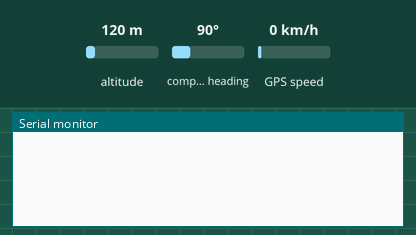
Recording of a sketch running on a simulated Arduino Uno, built with avr-gcc and run on an emulated ATmega328P. Parts: the last lines printed to the serial monitor. Inputs (shaded band) come from the test bench; at power-on: altitude 120 m, compass heading 90°, GPS speed 0 km/h. The GPS gets a fix after 3 s at 37.7749, -122.4194 with 8 satellites.

Above: at 2.2 s.
2.3 s: altitude set to 20 m
At 4.6 s:
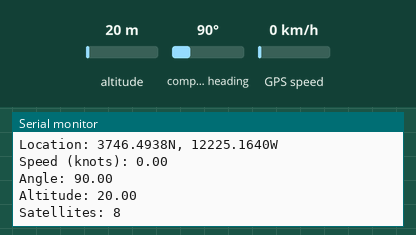
5.5 s: compass heading set to 7°
7.0 s: GPS speed set to 2 km/h
At 8.9 s:
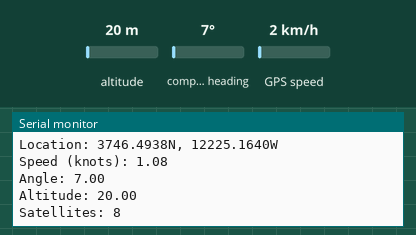

The sketch:

ReadingGPSData.ino
```cpp
#include <Adafruit_GPS.h>

#include <SoftwareSerial.h>

SoftwareSerial gps_talk(9,10);

Adafruit_GPS GPS(&gps_talk);

String NMEA1;
String NMEA2;
char c;


void setup() {
  // put your setup code here, to run once:
  Serial.begin(115200);
  gps_talk.begin(9600);

  GPS.sendCommand("$PGCMD,33,0*6D"); // sending a command to turn off antenna update data.
  GPS.sendCommand(PMTK_SET_NMEA_UPDATE_10HZ); // setupdate rate to 10hz (speed of operation)

  GPS.sendCommand(PMTK_SET_NMEA_OUTPUT_RMCGGA); // request only RMC and GGA sentences only
  delay(1000);

}

void loop() {
  // put your main code here, to run repeatedly:
//  while(gps_talk.available()){
//    Serial.write(gps_talk.read());
//
//  }
//  Serial.println();
//  delay(500);

  readGPS();
}


void clearGPS(){

  while(!GPS.newNMEAreceived()){

    c = GPS.read();
  }

  GPS.parse(GPS.lastNMEA());

  while(!GPS.newNMEAreceived()){
    c=GPS.read();
  }
  GPS.parse(GPS.lastNMEA());
}

void readGPS(){

  clearGPS();
  while(!GPS.newNMEAreceived()){
    c = GPS.read();

  }
  GPS.parse(GPS.lastNMEA());
  NMEA1 = GPS.lastNMEA();

  while(!GPS.newNMEAreceived()){
    c = GPS.read();

  }
  GPS.parse(GPS.lastNMEA());
  NMEA2 = GPS.lastNMEA();


  Serial.print("NMEA 1: ");
  Serial.println(NMEA1);
  Serial.print("NMEA 2: ");
  Serial.println(NMEA2);
  Serial.println();

  Serial.print("\nTime: ");
  if (GPS.hour < 10) { Serial.print('0'); }
  Serial.print(GPS.hour, DEC); Serial.print(':');
  if (GPS.minute < 10) { Serial.print('0'); }
  Serial.print(GPS.minute, DEC); Serial.print(':');
  if (GPS.seconds < 10) { Serial.print('0'); }
  Serial.print(GPS.seconds, DEC); Serial.print('.');
  if (GPS.milliseconds < 10) {

  Serial.print("Date: ");
  Serial.print(GPS.day, DEC); Serial.print('/');
  Serial.print(GPS.month, DEC); Serial.print("/20");
  Serial.println(GPS.year, DEC);
  Serial.print("Fix: "); Serial.print((int)GPS.fix);
  Serial.print(" quality: "); Serial.println((int)GPS.fixquality);
  }

//  if (GPS.fix) {
  Serial.print("Location: ");
  Serial.print(GPS.latitude, 4); Serial.print(GPS.lat);
  Serial.print(", ");
  Serial.print(GPS.longitude, 4); Serial.println(GPS.lon);

  Serial.print("Speed (knots): "); Serial.println(GPS.speed);
  Serial.print("Angle: "); Serial.println(GPS.angle);
  Serial.print("Altitude: "); Serial.println(GPS.altitude);
  Serial.print("Satellites: "); Serial.println((int)GPS.satellites);
//  }
//  else{
//    Serial.println("GPS not fixed");
//  }


}
```

Measured:
- after the input at 2.3 s, the serial monitor: prints a new line after 1.7 s (image 1)
- after the input at 7.0 s, the serial monitor: prints a new line after 1.0 s (image 2)
